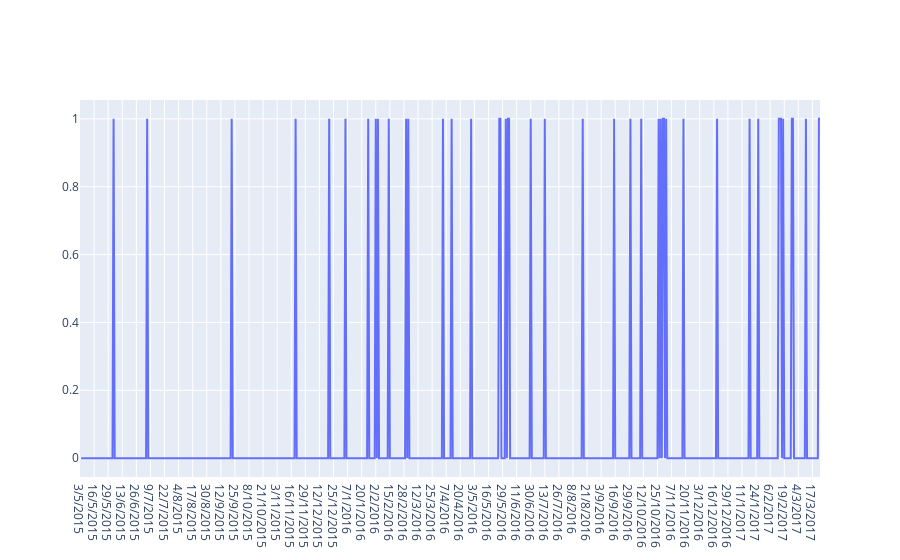

Write notebook code for a chart like this one.
### Code cell
from datetime import datetime
data = [go.Scatter(x=df.date, y=df['label'])]

py.iplot(data, filename = 'time-series-simple')

### Figure 1 — Plotly figure (JSON) as saved in the notebook; plotly's stock layout.template omitted (floating-point values rounded to 4 significant figures; data arrays with more than 128 entries replaced by an {"elided": "..."} marker saying what was removed)
{"data": [{"type": "scatter", "x": {"elided": "684 str values"}, "y": {"elided": "684 int values"}}], "layout": {}}
